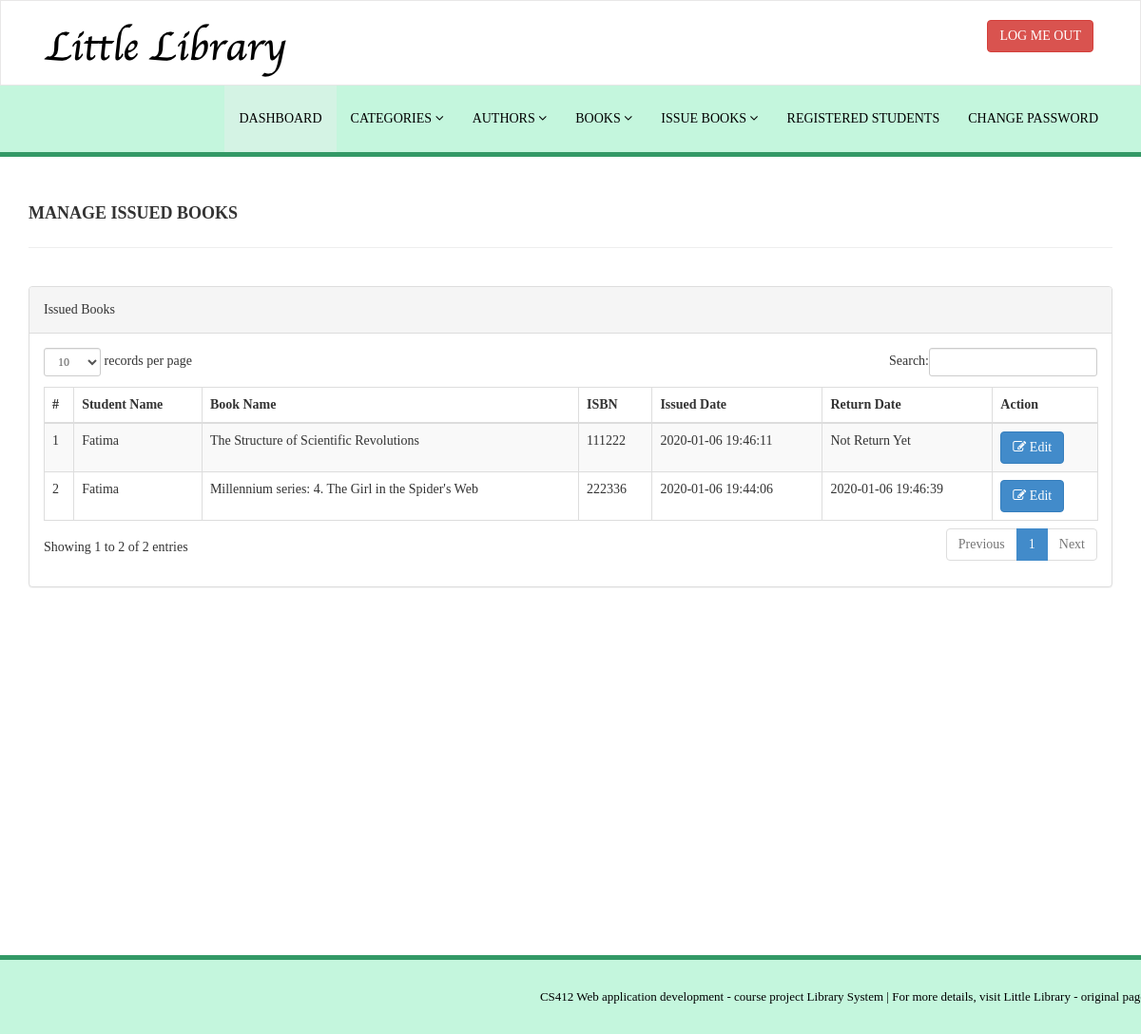
/library/admin/manage-issued-books.php (signed in), run on the app's committed database.
### tables this page shows
CREATE TABLE `tblissuedbookdetails` (
  `id` int(11) NOT NULL,
  `BookId` int(11) DEFAULT NULL,
  `StudentID` varchar(150) DEFAULT NULL,
  `IssuesDate` timestamp NULL DEFAULT CURRENT_TIMESTAMP,
  `ReturnDate` timestamp NULL DEFAULT NULL ON UPDATE CURRENT_TIMESTAMP,
  `RetrunStatus` int(1) DEFAULT NULL,
  `fine` int(11) DEFAULT NULL
);

CREATE TABLE `tblstudents` (
  `id` int(11) NOT NULL,
  `StudentId` varchar(100) DEFAULT NULL,
  `FullName` varchar(120) DEFAULT NULL,
  `EmailId` varchar(120) DEFAULT NULL,
  `MobileNumber` char(11) DEFAULT NULL,
  `Password` varchar(120) DEFAULT NULL,
  `Status` int(1) DEFAULT NULL,
  `RegDate` timestamp NULL DEFAULT CURRENT_TIMESTAMP,
  `LastUpdated` timestamp NULL DEFAULT NULL ON UPDATE CURRENT_TIMESTAMP
);

CREATE TABLE `tblbooks` (
  `id` int(11) NOT NULL,
  `BookName` varchar(255) DEFAULT NULL,
  `CatId` int(11) DEFAULT NULL,
  `AuthorId` int(11) DEFAULT NULL,
  `ISBNNumber` int(11) DEFAULT NULL,
  `BookPrice` int(11) DEFAULT NULL,
  `RegDate` timestamp NULL DEFAULT CURRENT_TIMESTAMP,
  `LastUpdated` timestamp NULL DEFAULT NULL ON UPDATE CURRENT_TIMESTAMP
);

### library/admin/manage-issued-books.php (the view, shortened to what this page needs)
<?php
include('includes/config.php');
if(strlen($_SESSION['alogin'])==0)
    {
header('location:index.php');
}
else{
    ?>
<!DOCTYPE html>
<html xmlns="http://www.w3.org/1999/xhtml">
<head>
    <link href="assets/css/bootstrap.css" rel="stylesheet" />
    <link href="assets/css/font-awesome.css" rel="stylesheet" />
    <link href="assets/js/dataTables/dataTables.bootstrap.css" rel="stylesheet" />
    <link href="assets/css/style.css" rel="stylesheet" />
    <link href="assets/css/cstyle.css" rel="stylesheet" />
</head>
<body>
<?php include('includes/header.php');?>
    <div class="content-wrapper">
         <div class="container">
        <div class="row pad-botm">
            <div class="col-md-12">
                <h4 class="header-line">Manage Issued Books</h4>
    </div>
     <div class="row">
</div>
        </div>
            <div class="row">
                <div class="col-md-12">
                    <div class="panel panel-default">
                        <div class="panel-heading">
                          Issued Books
                        </div>
                        <div class="panel-body">
                            <div class="table-responsive">
                                <table class="table table-striped table-bordered table-hover" id="dataTables-example">
                                    <thead>
                                        <tr>
                                            <th>#</th>
                                            <th>Student Name</th>
                                            <th>Book Name</th>
                                            <th>ISBN </th>
                                            <th>Issued Date</th>
                                            <th>Return Date</th>
                                            <th>Action</th>
                                        </tr>
                                    </thead>
                                    <tbody>
<?php $sql = "SELECT tblstudents.FullName,tblbooks.BookName,tblbooks.ISBNNumber,tblissuedbookdetails.IssuesDate,tblissuedbookdetails.ReturnDate,tblissuedbookdetails.id as rid from  tblissuedbookdetails join tblstudents on tblstudents.StudentId=tblissuedbookdetails.StudentId join tblbooks on tblbooks.id=tblissuedbookdetails.BookId order by tblissuedbookdetails.id desc";
$query = $dbh -> prepare($sql);
$query->execute();
$results=$query->fetchAll(PDO::FETCH_OBJ);
$cnt=1;
if($query->rowCount() > 0)
{
foreach($results as $result)
{               ?>
                                        <tr class="odd gradeX">
                                            <td class="center"><?php echo htmlentities($cnt);?></td>
                                            <td class="center"><?php echo htmlentities($result->FullName);?></td>
                                            <td class="center"><?php echo htmlentities($result->BookName);?></td>
                                            <td class="center"><?php echo htmlentities($result->ISBNNumber);?></td>
                                            <td class="center"><?php echo htmlentities($result->IssuesDate);?></td>
                                            <td class="center"><?php if($result->ReturnDate=="")
                                            {
                                                echo htmlentities("Not Return Yet");
                                            } else {
                                            echo htmlentities($result->ReturnDate);
}
                                            ?></td>
                                            <td class="center">
                                            <a href="update-issue-bookdeails.php?rid=<?php echo htmlentities($result->rid);?>"><button class="btn btn-primary"><i class="fa fa-edit "></i> Edit</button>
                                            </td>
                                        </tr>
 <?php $cnt=$cnt+1;}} ?>
                                    </tbody>
                                </table>
                            </div>
                        </div>
                    </div>
                </div>
            </div>
    </div>
    </div>
  <?php include('includes/footer.php');?>
</body>
</html>
<?php } ?>

### library/admin/assets/css/style.css (style rules this page uses)
.content-wrapper { margin-top: 40px; min-height:800px; padding-bottom:90px; }
.header-line { font-weight:900; padding-bottom:25px; border-bottom:1px solid #1a0000; text-transform:uppercase; }
.pad-botm { padding-bottom:30px; }

### library/admin/assets/css/cstyle.css (style rules this page uses)
body { font-family: 'Times New Roman', sans-serif; line-height:28px; }
.content-wrapper { margin-top: 40px; min-height:800px; padding-bottom:90px; }
.header-line { font-weight:900; padding-bottom:25px; border-bottom:1px solid #eeeeee; text-transform:uppercase; }
.pad-botm { padding-bottom:30px; }

### data on the page
tblissuedbookdetails: tblstudents.FullName "Fatima", BookId.BookName "The Structure of Scientific Revolutions", BookId.ISBNNumber "111222", IssuesDate "2020-01-06 19:46:11"
tblissuedbookdetails: tblstudents.FullName "Fatima", BookId.BookName "Millennium series: 4. The Girl in the Spider's Web", BookId.ISBNNumber "222336", IssuesDate "2020-01-06 19:44:06", ReturnDate "2020-01-06 19:46:39"
